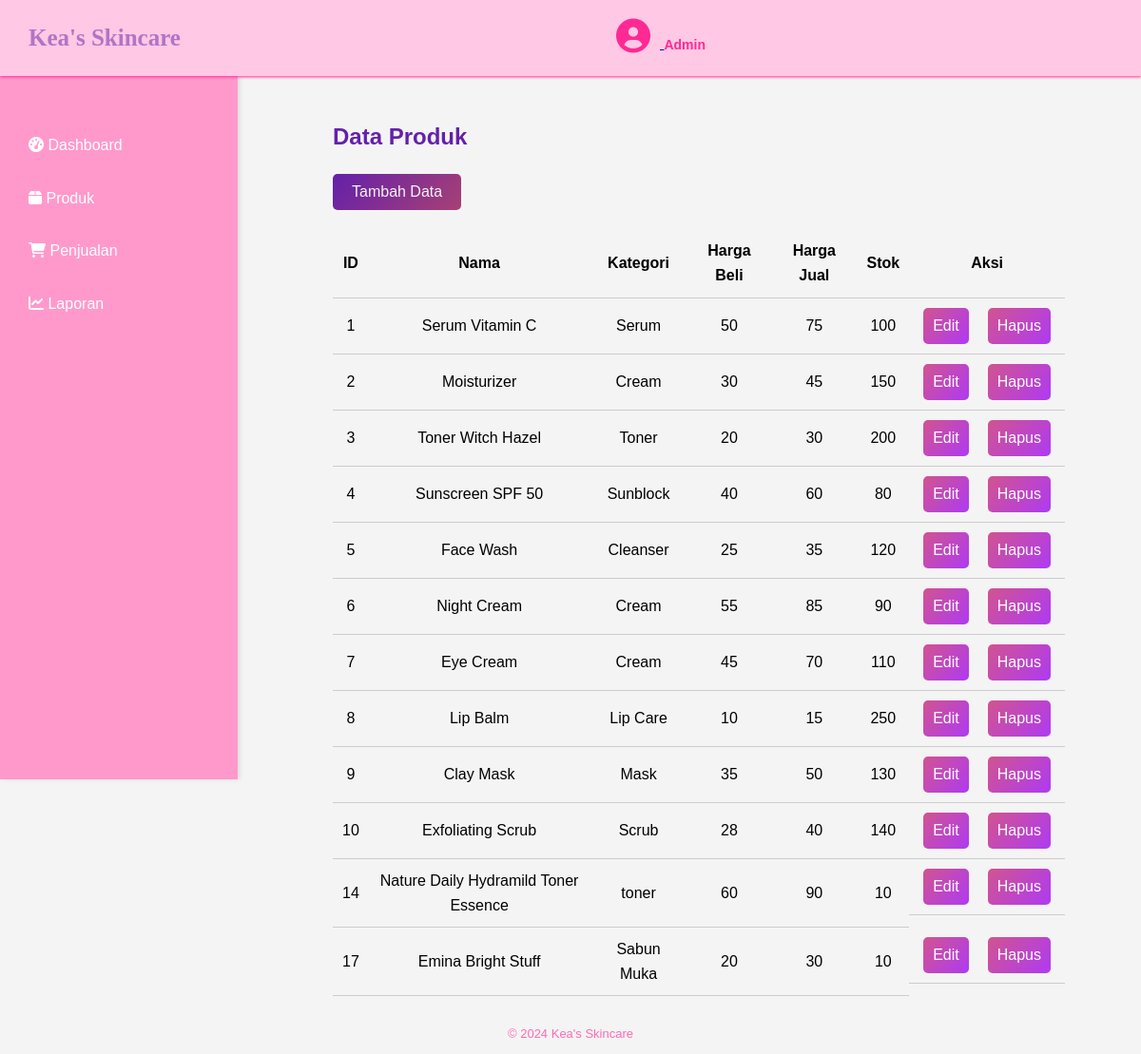
Page /produk.php on the earlier database version.
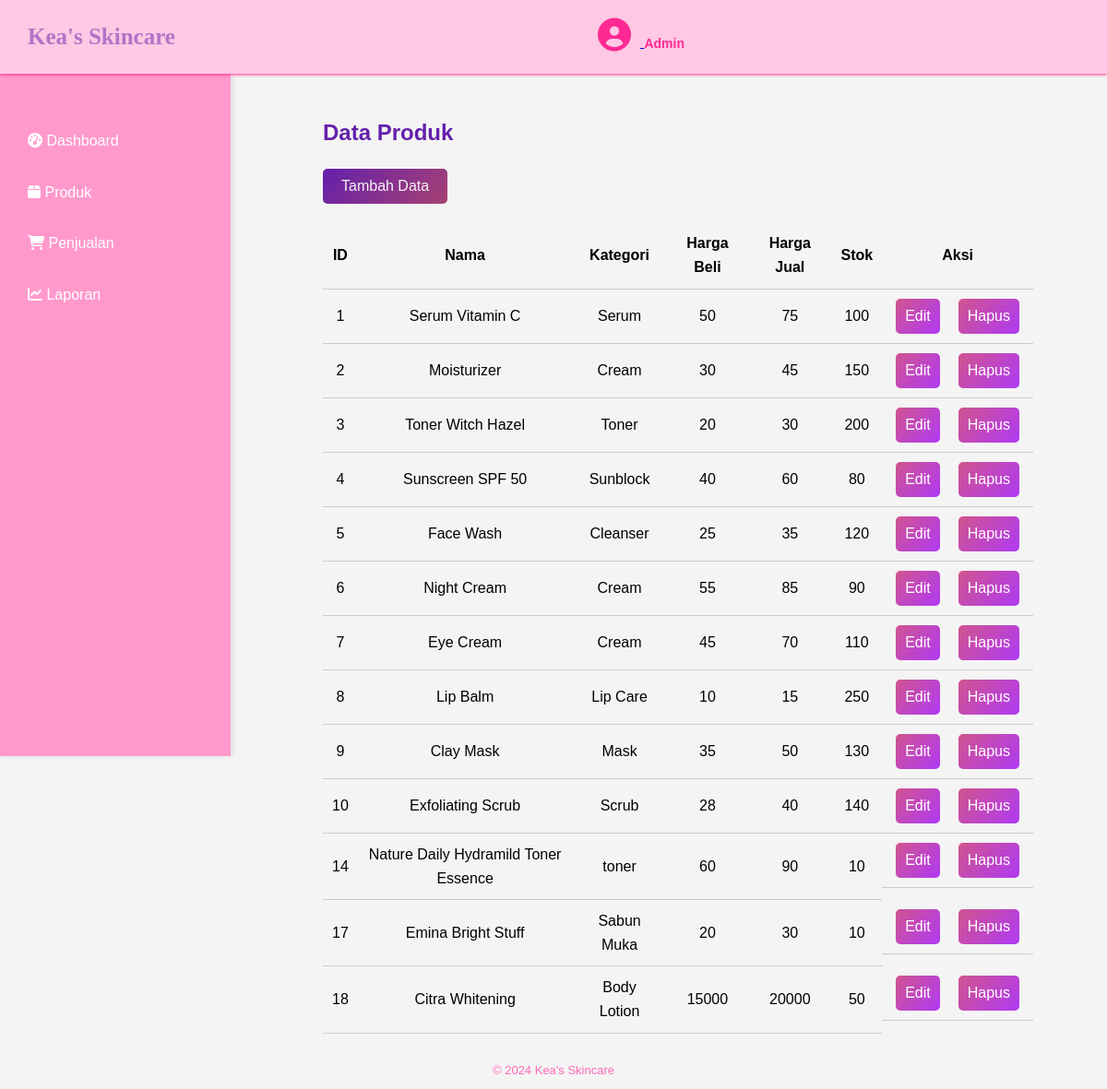
Same page on the later database version.
### tables this page shows
CREATE TABLE `produk` (
  `id` int(11) NOT NULL,
  `nama` varchar(255) NOT NULL,
  `kategori` varchar(255) NOT NULL,
  `harga_beli` decimal(10,0) DEFAULT NULL,
  `harga_jual` decimal(10,0) DEFAULT NULL,
  `stok` int(11) NOT NULL
);

### produk.php (the view, shortened to what this page needs)
<?php
include 'config.php';
$conn = new mysqli($servername, $username, $password, $dbname);
$sql = "SELECT id, nama, kategori, harga_beli, harga_jual, stok FROM produk";
$result = $conn->query($sql);
?>
<!DOCTYPE html>
<html lang="en">
<head>
    <link rel="stylesheet" href="css/produk.css">
    <link rel="stylesheet" href="css/styles.css">
</head>
<body>
    <?php include 'template/header.php'; ?>
    <div class="container">
        <?php include 'template/sidebar.php'; ?>
        <main class="content">
            <h2>Data Produk</h2>
            <button class="tambah-btn"><a href="tambah.php">Tambah Data</a></button>
            <table>
                <thead>
                    <tr>
                        <th>ID</th>
                        <th>Nama</th>
                        <th>Kategori</th>
                        <th>Harga Beli</th>
                        <th>Harga Jual</th>
                        <th>Stok</th>
                        <th>Aksi</th>
                    </tr>
                </thead>
                <tbody>
                    <?php
                    if ($result->num_rows > 0) {
                        while($row = $result->fetch_assoc()) {
                            echo "<tr>";
                            echo "<td>" . $row["id"] . "</td>";
                            echo "<td>" . $row["nama"] . "</td>";
                            echo "<td>" . $row["kategori"] . "</td>";
                            echo "<td>" . $row["harga_beli"] . "</td>";
                            echo "<td>" . $row["harga_jual"] . "</td>";
                            echo "<td>" . $row["stok"] . "</td>";
                            echo "<td class='action-buttons'>";
                            echo "<button class='mod-btn'><a href='edit.php?id=" . $row["id"] . "'>Edit</a></button>";
                            echo "<button class='mod-btn'><a href='hapus.php?id=" . $row["id"] . "' onclick='return confirm(\"Apakah Anda yakin ingin menghapus produk ini?\")'>Hapus</a></button>";
                            echo "</td>";
                            echo "</tr>";
                        }
                    } else {
                        echo "<tr><td colspan='7'>Tidak ada data</td></tr>";
                    }
                    ?>
                </tbody>
            </table>
        </main>
    </div>
    <?php include 'template/footer.php'; ?>
</body>
</html>

Differences in the rows shown:
added produk: id "18", nama "Citra Whitening", kategori "Body Lotion", harga_beli "15000", harga_jual "20000", stok "50"
